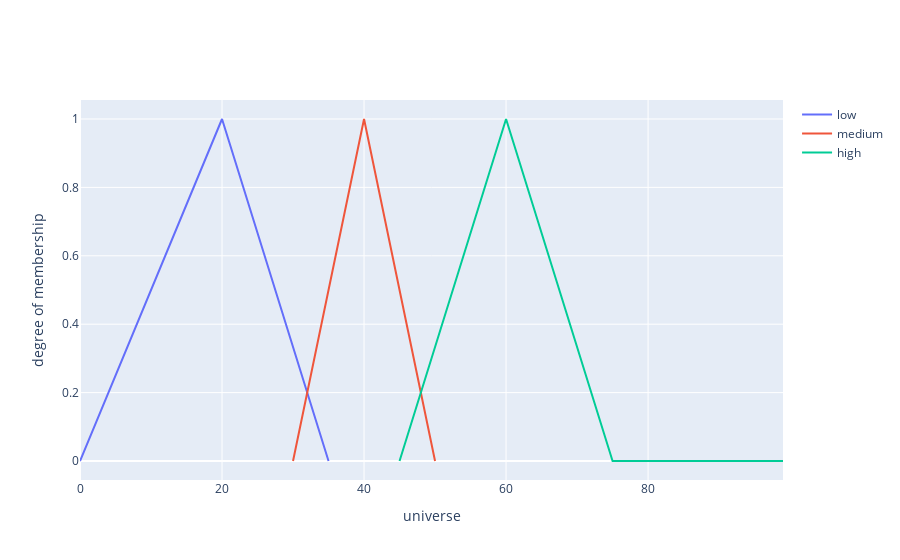

Notebook code for this chart:
### Markdown cell above
## **📝 Antecedent - Current Drug**

---

**👉 `X` is our antecedent and the linguistic variable for the amount of current drug in our warehouse.**

> * First we picked up three linguistic values with range `[0, 36), [30, 51) and [45, 101)` from our `universe` for `low`, `medium` and `high` respectively for `X.`
> * Second we used triangular membership function to generate membership degree for each defined fuzzy set (linguistic values).
> * Finally we plotted the line of each fuzzy set using their universe and their corresponding membership degree.

### Code cell
class X: # linguistic variable
    low    = None # linguistic value for X
    medium = None
    high   = None
    name   = "current drug"
        

class _range:
    def __init__(self, lingvar, u, m=None):
        self.universe = u
        self.mf       = m
        self.lingvar  = lingvar

        

# ---------------------------------
# setting up universe for each sets
# ---------------------------------


X.low    = _range(lingvar="low", u=universe[0:36])
X.medium = _range(lingvar="medium", u=universe[30:51])
X.high   = _range(lingvar="high", u=universe[45:101])


# -----------------------------
# generating membership degrees
# -----------------------------


X.low.mf    = trimf(X.low.universe, [0, 20, 35])
X.medium.mf = trimf(X.medium.universe, [30, 40, 50])
X.high.mf   = trimf(X.high.universe, [45, 60, 75])



# -----------------------------
# plotting membership functions
# -----------------------------

fig = go.Figure()
fig.add_trace(go.Scatter(x=X.low.universe, y=X.low.mf, mode='lines', name='low'))
fig.add_trace(go.Scatter(x=X.medium.universe, y=X.medium.mf, mode='lines', name='medium'))
fig.add_trace(go.Scatter(x=X.high.universe, y=X.high.mf, mode='lines', name='high'))
fig.update_xaxes(title_text='universe')
fig.update_yaxes(title_text='degree of membership')
fig.show()

### Figure 1 — Plotly figure (JSON) as saved in the notebook; plotly's stock layout.template omitted (floating-point values rounded to 4 significant figures)
{"data": [{"mode": "lines", "name": "low", "type": "scatter", "x": [0, 1, 2, 3, 4, 5, 6, 7, 8, 9, 10, 11, 12, 13, 14, 15, 16, 17, 18, 19, 20, 21, 22, 23, 24, 25, 26, 27, 28, 29, 30, 31, 32, 33, 34, 35], "y": [0, 0.05, 0.1, 0.15, 0.2, 0.25, 0.3, 0.35, 0.4, 0.45, 0.5, 0.55, 0.6, 0.65, 0.7, 0.75, 0.8, 0.85, 0.9, 0.95, 1, 0.9333, 0.8667, 0.8, 0.7333, 0.6667, 0.6, 0.5333, 0.4667, 0.4, 0.3333, 0.2667, 0.2, 0.1333, 0.06667, 0]}, {"mode": "lines", "name": "medium", "type": "scatter", "x": [30, 31, 32, 33, 34, 35, 36, 37, 38, 39, 40, 41, 42, 43, 44, 45, 46, 47, 48, 49, 50], "y": [0, 0.1, 0.2, 0.3, 0.4, 0.5, 0.6, 0.7, 0.8, 0.9, 1, 0.9, 0.8, 0.7, 0.6, 0.5, 0.4, 0.3, 0.2, 0.1, 0]}, {"mode": "lines", "name": "high", "type": "scatter", "x": [45, 46, 47, 48, 49, 50, 51, 52, 53, 54, 55, 56, 57, 58, 59, 60, 61, 62, 63, 64, 65, 66, 67, 68, 69, 70, 71, 72, 73, 74, 75, 76, 77, 78, 79, 80, 81, 82, 83, 84, 85, 86, 87, 88, 89, 90, 91, 92, 93, 94, 95, 96, 97, 98, 99], "y": [0, 0.06667, 0.1333, 0.2, 0.2667, 0.3333, 0.4, 0.4667, 0.5333, 0.6, 0.6667, 0.7333, 0.8, 0.8667, 0.9333, 1, 0.9333, 0.8667, 0.8, 0.7333, 0.6667, 0.6, 0.5333, 0.4667, 0.4, 0.3333, 0.2667, 0.2, 0.1333, 0.06667, 0, 0, 0, 0, 0, 0, 0, 0, 0, 0, 0, 0, 0, 0, 0, 0, 0, 0, 0, 0, 0, 0, 0, 0, 0]}], "layout": {"xaxis": {"title": {"text": "universe"}}, "yaxis": {"title": {"text": "degree of membership"}}}}
